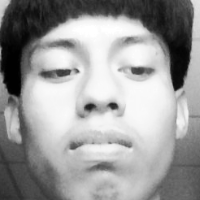
#> input picture dataset/1/1774027927880_0.png, 200 x 200 px; its folder holds only this picture in this run
$ python -i 'chokxen face.py'   (imports and definitions only)
#> lines starting #> are read from the running program, lines starting #| are printed output that depends on the picture; after the words box and inside, x2 and y2 are one past the last pixel; in counts of white or black regions, pixels touching at a corner belong together
#> further down, picture is the input picture: shape (200, 200, 3); min 1, max 255, mean 154.6
import os
import json
import time
import random
import hashlib
from datetime import datetime

import cv2
import numpy as np
import tkinter as tk
from tkinter import ttk, messagebox

# ---------------- CONFIG ----------------
APP_TITLE = "Sistema SignUp & LogIn (Biometrico)"
W, H = 1280, 720

# Camara por defecto (0 = webcam laptop, 1 = Camo normalmente)
DEFAULT_CAM_INDEX = 1
MAX_CAM_INDEX_SCAN = 6  # al presionar C cicla 0..5

# Aceptacion de rostro (para que no sea lejos)
AUTH_MIN_FACE_AREA_FRAC = 0.06   # 6% del frame
AUTH_CENTER_BOX_FRAC = 0.70      # rostro dentro del 70% central

# Anti-pantalla/foto (brillo)
BRIGHT_THR = 205
SCREEN_MIN_AREA_FRAC = 0.12
SCREEN_AR_MIN = 0.35
SCREEN_AR_MAX = 2.40

# Liveness (rapido)
EAR_THR = 0.21
EAR_CONSEC_FRAMES = 2
TURN_THR = 0.12  # que tanto se mueve la nariz vs centro

# Registro
SAMPLES_NEED = 25
LBPH_THRESHOLD = 65.0  # menor = mas parecido (ajusta 55-80)

# Rutas
MODEL_DIR = "models"
DB_DIR = "db"
USERS_FILE = os.path.join(DB_DIR, "users.json")
LBPH_FILE = os.path.join(MODEL_DIR, "lbph.yml")
LABELS_FILE = os.path.join(MODEL_DIR, "labels.json")

AUDIO_OK = os.path.join("audio", "ok.wav")
AUDIO_NO = os.path.join("audio", "no.wav")

# ---------------- UTILS ----------------
# [4 lines left out: function ensure_dirs, not called in this run]

def now_str():
    return datetime.now().strftime("%Y-%m-%d %H:%M:%S")

def sha256(s: str) -> str:
    return hashlib.sha256(s.encode("utf-8")).hexdigest()

# [8 lines left out: function load_json, not called in this run]

def save_json(path, data):
    with open(path, "w", encoding="utf-8") as f:
        json.dump(data, f, indent=2)

# ---------------- AUDIO ----------------
# [43 lines left out: functions play_wav, open_cam, center_box_ok, not called in this run]

# ---------------- MEDIAPIPE ----------------
import mediapipe as mp
# [2 lines not run here, left out]

mp_face_det = mp.solutions.face_detection
mp_face_mesh = mp.solutions.face_mesh

# [1 line that did not run here, left out]
# [7 lines that did not run here, left out]

# indices FaceMesh utiles
L_EYE = [33, 160, 158, 133, 153, 144]
R_EYE = [362, 385, 387, 263, 373, 380]
MOUTH = {"L": 61, "R": 291, "U": 13, "D": 14}
NOSE_TIP = 1
CHEEK_L = 234
CHEEK_R = 454

def lm_xy(landmarks, idx, fw, fh):
    p = landmarks[idx]
    return int(p.x * fw), int(p.y * fh)

def dist(a, b):
    return float(np.linalg.norm(np.array(a, dtype=np.float32) - np.array(b, dtype=np.float32)))

# [29 lines left out: functions eye_ear, mouth_ratio, head_turn_score, not called in this run]

# ---------------- ANTI SCREEN (mejorado) ----------------
def detect_bright_screen(frame_bgr):
    gray = cv2.cvtColor(frame_bgr, cv2.COLOR_BGR2GRAY)
    fh, fw = gray.shape[:2]
#> fh = 200; fw = 200

    _, thr = cv2.threshold(gray, BRIGHT_THR, 255, cv2.THRESH_BINARY)
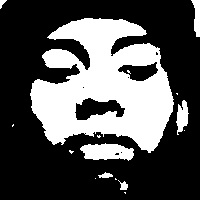
#> thr: shape (200, 200); 32.7% white; 16 white regions (9 under 20 px), largest, box (x1, y1, x2, y2) and area: (30, 18, 174, 153) 11729, (80, 143, 134, 161) 703, (176, 100, 189, 135) 274
    k = cv2.getStructuringElement(cv2.MORPH_RECT, (9, 9))
    thr = cv2.morphologyEx(thr, cv2.MORPH_CLOSE, k, iterations=2)
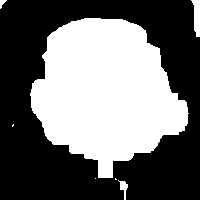
#> thr: shape (200, 200); 42.9% white; 7 white regions (3 under 20 px)

    cnts, _ = cv2.findContours(thr, cv2.RETR_EXTERNAL, cv2.CHAIN_APPROX_SIMPLE)
#> cnts = 7 contours, 3 with area under 20; largest, box (x1, y1, x2, y2) and area: (30, 18, 189, 178) 16554, (191, 0, 200, 37) 178, (118, 180, 128, 200) 60, (0, 0, 7, 9) 20
    if not cnts:
        return None

    min_area = (fw * fh) * SCREEN_MIN_AREA_FRAC
#> min_area = 4800
    best = None
    best_area = 0.0

    for c in cnts:
        area = cv2.contourArea(c)
        if area < min_area:
            continue
        x, y, w, h = cv2.boundingRect(c)
        ar = w / float(h + 1e-6)
        if ar < SCREEN_AR_MIN or ar > SCREEN_AR_MAX:
            continue

        area_frac = (w * h) / float(fw * fh + 1e-6)
        if area_frac > 0.60:
            continue  # demasiado grande (falso positivo tipico)

        roi = gray[y:y+h, x:x+w]
        meanv = float(roi.mean())
        bright_frac = float((roi > BRIGHT_THR).mean())

        # si no esta realmente brillante, no es pantalla
        if meanv < 120 and bright_frac < 0.06:
            continue

        if area > best_area:
            best_area = area
            best = (x, y, w, h)
#> this loop made 7 passes
#> area on passes 1, 6, 7: 60, 177.5, 20
#> after the loop, best_area = 0
    return best

# [6 lines left out: function face_inside_rect, not called in this run]

# ---------------- LBPH ----------------
def load_labels():
    return load_json(LABELS_FILE, {"name_by_id": {}, "id_by_name": {}})

def save_labels(labels):
    save_json(LABELS_FILE, labels)

# [364 lines left out: functions preprocess_face, train_lbph, load_lbph, glasses_prob, cap_prob, run_camera_session, not called in this run]

# ---------------- GUI ----------------
def load_users():
    return load_json(USERS_FILE, {"users": {}})

def save_users(data):
    save_json(USERS_FILE, data)

# [21 lines left out: functions ensure_user, check_password, not called in this run]

def user_exists(username):
    data = load_users()
    return username in data["users"]

class App(tk.Tk):
    # [135 lines left out: functions __init__, lock_ui, on_signup, on_login, not called in this run]

# [4 lines not run here, left out]

>>> import cv2
>>> picture = cv2.imread('dataset/1/1774027927880_0.png')
>>> result = detect_bright_screen(picture)
